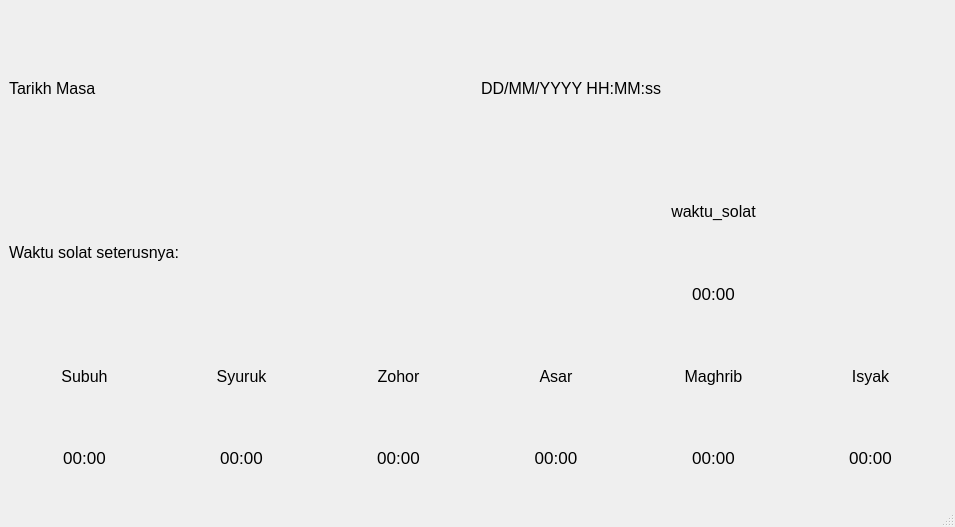
<?xml version="1.0" encoding="UTF-8"?>
<ui version="4.0">
 <class>MainWindow</class>
 <widget class="QMainWindow" name="MainWindow">
  <property name="geometry">
   <rect>
    <x>0</x>
    <y>0</y>
    <width>955</width>
    <height>527</height>
   </rect>
  </property>
  <property name="windowTitle">
   <string>MainWindow</string>
  </property>
  <widget class="QWidget" name="centralwidget">
   <layout class="QVBoxLayout" name="verticalLayout_3">
    <item>
     <layout class="QVBoxLayout" name="verticalLayout">
      <item>
       <layout class="QHBoxLayout" name="horizontalLayout_3">
        <item>
         <widget class="QLabel" name="label_tarikh">
          <property name="font">
           <font>
            <pointsize>12</pointsize>
           </font>
          </property>
          <property name="text">
           <string>Tarikh Masa</string>
          </property>
         </widget>
        </item>
        <item>
         <widget class="QLabel" name="tarikh">
          <property name="font">
           <font>
            <pointsize>12</pointsize>
           </font>
          </property>
          <property name="text">
           <string>DD/MM/YYYY HH:MM:ss</string>
          </property>
         </widget>
        </item>
       </layout>
      </item>
      <item>
       <layout class="QHBoxLayout" name="horizontalLayout_2">
        <item>
         <widget class="QLabel" name="label">
          <property name="font">
           <font>
            <pointsize>12</pointsize>
           </font>
          </property>
          <property name="text">
           <string>Waktu solat seterusnya:</string>
          </property>
         </widget>
        </item>
        <item>
         <layout class="QVBoxLayout" name="verticalLayout_2">
          <item>
           <widget class="QLabel" name="label_waktu_solat_next">
            <property name="font">
             <font>
              <pointsize>12</pointsize>
             </font>
            </property>
            <property name="text">
             <string>waktu_solat</string>
            </property>
            <property name="alignment">
             <set>Qt::AlignCenter</set>
            </property>
           </widget>
          </item>
          <item>
           <widget class="QLabel" name="time_waktu_solat_next">
            <property name="font">
             <font>
              <pointsize>13</pointsize>
             </font>
            </property>
            <property name="text">
             <string>00:00</string>
            </property>
            <property name="alignment">
             <set>Qt::AlignCenter</set>
            </property>
           </widget>
          </item>
         </layout>
        </item>
       </layout>
      </item>
      <item>
       <layout class="QHBoxLayout" name="horizontalLayout">
        <item>
         <layout class="QVBoxLayout" name="frame_subuh">
          <item>
           <widget class="QLabel" name="label_subuh">
            <property name="font">
             <font>
              <pointsize>12</pointsize>
             </font>
            </property>
            <property name="text">
             <string>Subuh</string>
            </property>
            <property name="alignment">
             <set>Qt::AlignCenter</set>
            </property>
           </widget>
          </item>
          <item>
           <widget class="QLabel" name="time_subuh">
            <property name="font">
             <font>
              <pointsize>13</pointsize>
             </font>
            </property>
            <property name="mouseTracking">
             <bool>false</bool>
            </property>
            <property name="layoutDirection">
             <enum>Qt::LeftToRight</enum>
            </property>
            <property name="text">
             <string>00:00</string>
            </property>
            <property name="alignment">
             <set>Qt::AlignCenter</set>
            </property>
           </widget>
          </item>
         </layout>
        </item>
        <item>
         <layout class="QVBoxLayout" name="frame_syuruk">
          <item>
           <widget class="QLabel" name="label_syuruk">
            <property name="font">
             <font>
              <pointsize>12</pointsize>
             </font>
            </property>
            <property name="text">
             <string>Syuruk</string>
            </property>
            <property name="alignment">
             <set>Qt::AlignCenter</set>
            </property>
           </widget>
          </item>
          <item>
           <widget class="QLabel" name="time_syuruk">
            <property name="font">
             <font>
              <pointsize>13</pointsize>
             </font>
            </property>
            <property name="text">
             <string>00:00</string>
            </property>
            <property name="alignment">
             <set>Qt::AlignCenter</set>
            </property>
           </widget>
          </item>
         </layout>
        </item>
        <item>
         <layout class="QVBoxLayout" name="frame_zohor">
          <item>
           <widget class="QLabel" name="label_zohor">
            <property name="font">
             <font>
              <pointsize>12</pointsize>
             </font>
            </property>
            <property name="text">
             <string>Zohor</string>
            </property>
            <property name="alignment">
             <set>Qt::AlignCenter</set>
            </property>
           </widget>
          </item>
          <item>
           <widget class="QLabel" name="time_zohor">
            <property name="font">
             <font>
              <pointsize>13</pointsize>
             </font>
            </property>
            <property name="text">
             <string>00:00</string>
            </property>
            <property name="alignment">
             <set>Qt::AlignCenter</set>
            </property>
           </widget>
          </item>
         </layout>
        </item>
        <item>
         <layout class="QVBoxLayout" name="frame_asar">
          <item>
           <widget class="QLabel" name="label_asar">
            <property name="font">
             <font>
              <pointsize>12</pointsize>
              <kerning>true</kerning>
             </font>
            </property>
            <property name="text">
             <string>Asar</string>
            </property>
            <property name="alignment">
             <set>Qt::AlignCenter</set>
            </property>
           </widget>
          </item>
          <item>
           <widget class="QLabel" name="time_asar">
            <property name="font">
             <font>
              <pointsize>13</pointsize>
             </font>
            </property>
            <property name="text">
             <string>00:00</string>
            </property>
            <property name="alignment">
             <set>Qt::AlignCenter</set>
            </property>
           </widget>
          </item>
         </layout>
        </item>
        <item>
         <layout class="QVBoxLayout" name="frame_maghrib">
          <item>
           <widget class="QLabel" name="label_maghrib">
            <property name="font">
             <font>
              <pointsize>12</pointsize>
             </font>
            </property>
            <property name="text">
             <string>Maghrib</string>
            </property>
            <property name="alignment">
             <set>Qt::AlignCenter</set>
            </property>
           </widget>
          </item>
          <item>
           <widget class="QLabel" name="time_maghrib">
            <property name="font">
             <font>
              <pointsize>13</pointsize>
             </font>
            </property>
            <property name="text">
             <string>00:00</string>
            </property>
            <property name="alignment">
             <set>Qt::AlignCenter</set>
            </property>
           </widget>
          </item>
         </layout>
        </item>
        <item>
         <layout class="QVBoxLayout" name="frame_isyak">
          <item>
           <widget class="QLabel" name="label_isyak">
            <property name="font">
             <font>
              <pointsize>12</pointsize>
             </font>
            </property>
            <property name="text">
             <string>Isyak</string>
            </property>
            <property name="alignment">
             <set>Qt::AlignCenter</set>
            </property>
           </widget>
          </item>
          <item>
           <widget class="QLabel" name="time_isyak">
            <property name="font">
             <font>
              <pointsize>13</pointsize>
             </font>
            </property>
            <property name="text">
             <string>00:00</string>
            </property>
            <property name="alignment">
             <set>Qt::AlignCenter</set>
            </property>
           </widget>
          </item>
         </layout>
        </item>
       </layout>
      </item>
     </layout>
    </item>
   </layout>
  </widget>
  <widget class="QMenuBar" name="menubar">
   <property name="geometry">
    <rect>
     <x>0</x>
     <y>0</y>
     <width>955</width>
     <height>26</height>
    </rect>
   </property>
  </widget>
  <widget class="QStatusBar" name="statusbar"/>
 </widget>
 <resources/>
 <connections/>
</ui>
